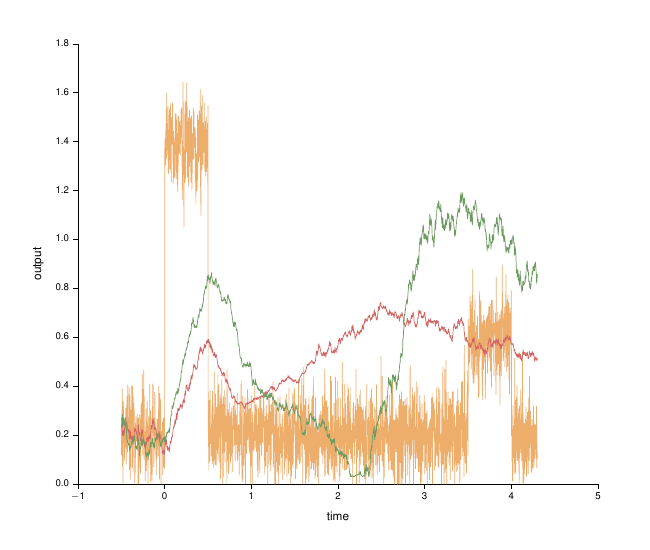

This chart was generated by the following Python code:
from __future__ import division

import numpy as np

import imp

from pycog import tasktools

from pycog          import RNN
from pycog.figtools import Figure

m = imp.load_source('model', 'workingMemory.py')

rng = np.random.RandomState(1005)
rnn  = RNN('workingMemory.pkl', {'dt': 2})



trial_args = {'name':  'test', 'catch': False, 'pair': (30, 15)}

info = rnn.run(inputs=(m.generate_trial, trial_args), rng=rng)

fig  = Figure()
plot = fig.add()

epochs = info['epochs']
f1_start, f1_end = epochs['f1']
f2_start, f2_end = epochs['f2']
t0   = f1_start
tmin = 0
tmax = f2_end

t     = 1e-3*(rnn.t-t0)
delay = [1e-3*(f1_end-t0), 1e-3*(f2_start-t0)]
yall  = []

plot.plot(t, rnn.u[0], color=Figure.colors('orange'), lw=0.5)
#plot.plot(t, rnn.u[1], color=Figure.colors('blue'), lw=0.5)
plot.plot(t, rnn.z[0], color=Figure.colors('red'), lw=0.5)
plot.plot(t, rnn.z[1], color=Figure.colors('green'), lw=0.5)

plot.xlabel('time')
plot.ylabel('output')

fig.save(path='.', name='workingMemory_Figure')
